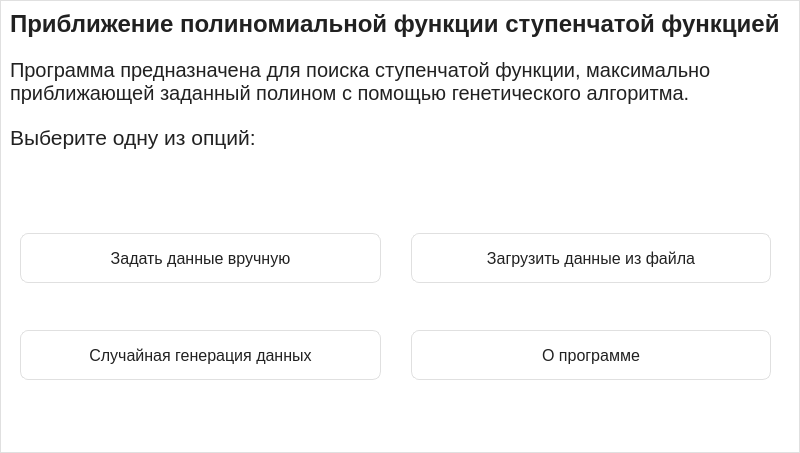
      <widget class="QWidget" name="welcomePage">
       <property name="minimumSize">
        <size>
         <width>0</width>
         <height>0</height>
        </size>
       </property>
       <layout class="QHBoxLayout" name="horizontalLayout_4">
        <property name="spacing">
         <number>0</number>
        </property>
        <property name="leftMargin">
         <number>0</number>
        </property>
        <property name="topMargin">
         <number>0</number>
        </property>
        <property name="rightMargin">
         <number>0</number>
        </property>
        <property name="bottomMargin">
         <number>0</number>
        </property>
        <item>
         <widget class="QFrame" name="mainCard">
          <property name="sizePolicy">
           <sizepolicy hsizetype="Minimum" vsizetype="Minimum">
            <horstretch>0</horstretch>
            <verstretch>0</verstretch>
           </sizepolicy>
          </property>
          <property name="minimumSize">
           <size>
            <width>800</width>
            <height>0</height>
           </size>
          </property>
          <property name="styleSheet">
           <string notr="true">QFrame#mainCard {
    background-color: #FFFFFF;
    border: 1px solid #E0E0E0;
}</string>
          </property>
          <property name="frameShape">
           <enum>QFrame::Shape::StyledPanel</enum>
          </property>
          <property name="frameShadow">
           <enum>QFrame::Shadow::Raised</enum>
          </property>
          <layout class="QVBoxLayout" name="verticalLayout_5">
           <item>
            <layout class="QVBoxLayout" name="verticalLayout">
             <property name="spacing">
              <number>20</number>
             </property>
             <property name="leftMargin">
              <number>0</number>
             </property>
             <property name="topMargin">
              <number>0</number>
             </property>
             <item>
              <widget class="QLabel" name="titleLabel">
               <property name="sizePolicy">
                <sizepolicy hsizetype="Preferred" vsizetype="Maximum">
                 <horstretch>0</horstretch>
                 <verstretch>0</verstretch>
                </sizepolicy>
               </property>
               <property name="minimumSize">
                <size>
                 <width>0</width>
                 <height>0</height>
                </size>
               </property>
               <property name="font">
                <font>
                 <pointsize>18</pointsize>
                 <bold>true</bold>
                </font>
               </property>
               <property name="styleSheet">
                <string notr="true">color: #212121;
</string>
               </property>
               <property name="text">
                <string>Приближение полиномиальной функции ступенчатой функцией</string>
               </property>
               <property name="alignment">
                <set>Qt::AlignmentFlag::AlignJustify|Qt::AlignmentFlag::AlignVCenter</set>
               </property>
              </widget>
             </item>
             <item>
              <widget class="QLabel" name="descriptionLabel">
               <property name="sizePolicy">
                <sizepolicy hsizetype="Preferred" vsizetype="Maximum">
                 <horstretch>0</horstretch>
                 <verstretch>0</verstretch>
                </sizepolicy>
               </property>
               <property name="minimumSize">
                <size>
                 <width>0</width>
                 <height>0</height>
                </size>
               </property>
               <property name="font">
                <font>
                 <pointsize>15</pointsize>
                 <bold>false</bold>
                </font>
               </property>
               <property name="styleSheet">
                <string notr="true">color: #212121;
</string>
               </property>
               <property name="text">
                <string>Программа предназначена для поиска ступенчатой функции, максимально
приближающей заданный полином с помощью генетического алгоритма.</string>
               </property>
               <property name="alignment">
                <set>Qt::AlignmentFlag::AlignJustify|Qt::AlignmentFlag::AlignTop</set>
               </property>
              </widget>
             </item>
             <item>
              <widget class="QLabel" name="choiseLabel">
               <property name="sizePolicy">
                <sizepolicy hsizetype="Preferred" vsizetype="Maximum">
                 <horstretch>0</horstretch>
                 <verstretch>0</verstretch>
                </sizepolicy>
               </property>
               <property name="minimumSize">
                <size>
                 <width>0</width>
                 <height>0</height>
                </size>
               </property>
               <property name="font">
                <font>
                 <pointsize>16</pointsize>
                </font>
               </property>
               <property name="styleSheet">
                <string notr="true">color: #212121;
</string>
               </property>
               <property name="text">
                <string>Выберите одну из опций:</string>
               </property>
              </widget>
             </item>
            </layout>
           </item>
           <item>
            <widget class="QFrame" name="buttonsFrame">
             <property name="sizePolicy">
              <sizepolicy hsizetype="Fixed" vsizetype="Fixed">
               <horstretch>0</horstretch>
               <verstretch>0</verstretch>
              </sizepolicy>
             </property>
             <property name="minimumSize">
              <size>
               <width>780</width>
               <height>287</height>
              </size>
             </property>
             <property name="toolTipDuration">
              <number>0</number>
             </property>
             <property name="styleSheet">
              <string notr="true">QPushButton {
    background-color: #FFFFFF;
    border: 1px solid #E0E0E0;
    border-radius: 8px;
    color: #212121;
    font-family: &quot;Segoe UI&quot;;
    font-size: 12pt;
}
QPushButton:hover {
    background-color: #F0F8FF;
    border: 1px solid #0078D7;
    color: #0078D7;
}
QPushButton:pressed {
    background-color: #0078D7;
    color: #FFFFFF;
}</string>
             </property>
             <widget class="QWidget" name="layoutWidget">
              <property name="geometry">
               <rect>
                <x>10</x>
                <y>30</y>
                <width>751</width>
                <height>241</height>
               </rect>
              </property>
              <layout class="QGridLayout" name="gridLayout">
               <property name="rightMargin">
                <number>0</number>
               </property>
               <property name="horizontalSpacing">
                <number>30</number>
               </property>
               <property name="verticalSpacing">
                <number>0</number>
               </property>
               <item row="2" column="0">
                <widget class="QPushButton" name="randomButton">
                 <property name="minimumSize">
                  <size>
                   <width>280</width>
                   <height>50</height>
                  </size>
                 </property>
                 <property name="styleSheet">
                  <string notr="true"/>
                 </property>
                 <property name="text">
                  <string>Случайная генерация данных</string>
                 </property>
                </widget>
               </item>
               <item row="0" column="0">
                <widget class="QPushButton" name="startButton">
                 <property name="enabled">
                  <bool>true</bool>
                 </property>
                 <property name="minimumSize">
                  <size>
                   <width>280</width>
                   <height>50</height>
                  </size>
                 </property>
                 <property name="styleSheet">
                  <string notr="true"/>
                 </property>
                 <property name="text">
                  <string>Задать данные вручную</string>
                 </property>
                </widget>
               </item>
               <item row="0" column="1">
                <widget class="QPushButton" name="loadButton">
                 <property name="minimumSize">
                  <size>
                   <width>280</width>
                   <height>50</height>
                  </size>
                 </property>
                 <property name="styleSheet">
                  <string notr="true"/>
                 </property>
                 <property name="text">
                  <string>Загрузить данные из файла</string>
                 </property>
                </widget>
               </item>
               <item row="2" column="1">
                <widget class="QPushButton" name="aboutButton">
                 <property name="sizePolicy">
                  <sizepolicy hsizetype="Minimum" vsizetype="Fixed">
                   <horstretch>0</horstretch>
                   <verstretch>0</verstretch>
                  </sizepolicy>
                 </property>
                 <property name="minimumSize">
                  <size>
                   <width>280</width>
                   <height>50</height>
                  </size>
                 </property>
                 <property name="toolTipDuration">
                  <number>0</number>
                 </property>
                 <property name="styleSheet">
                  <string notr="true"/>
                 </property>
                 <property name="text">
                  <string>О программе</string>
                 </property>
                </widget>
               </item>
              </layout>
             </widget>
            </widget>
           </item>
          </layout>
         </widget>
        </item>
       </layout>
      </widget>
